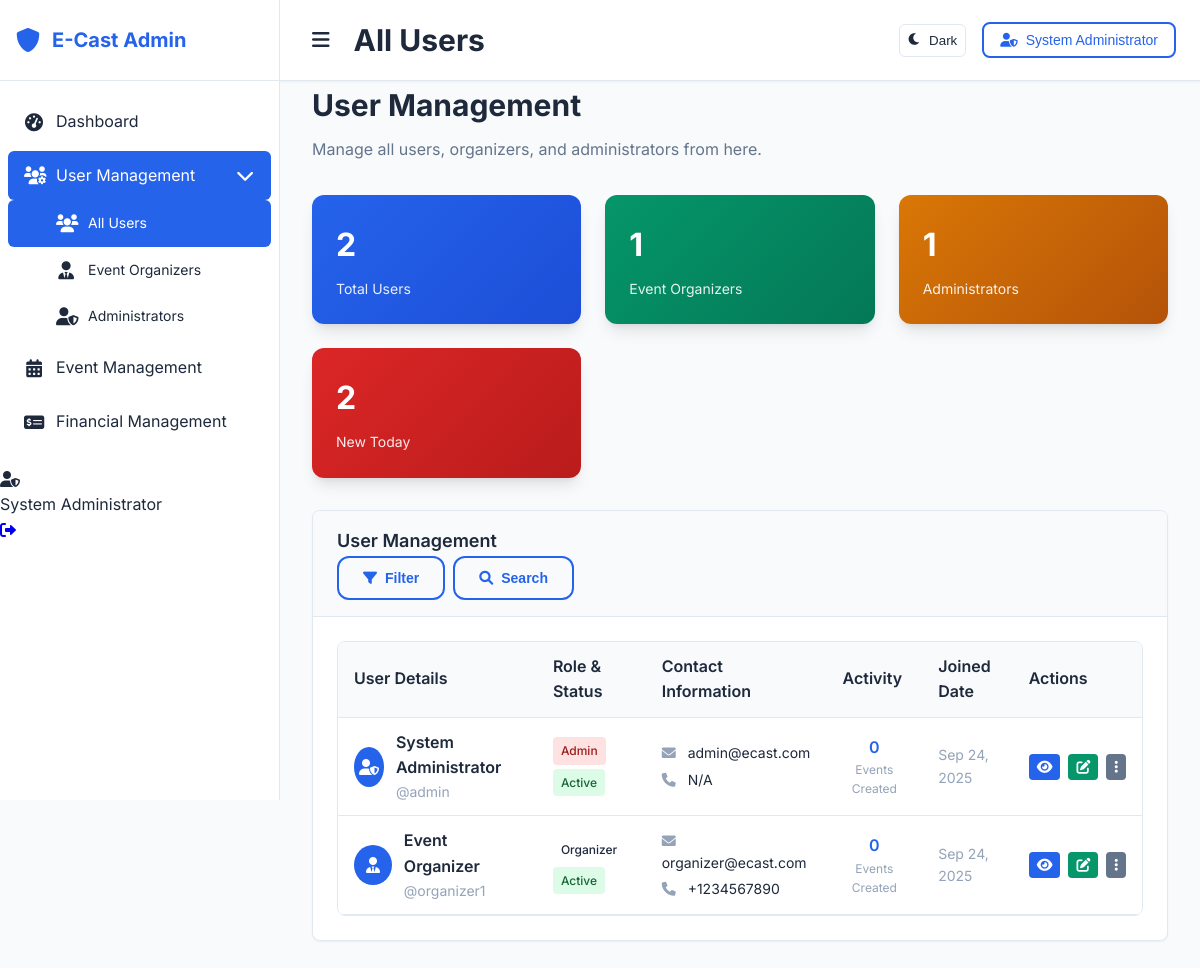
The page /admin/users.php (signed in) on the database its author committed.
### tables this page shows
CREATE TABLE users (
    id INT PRIMARY KEY AUTO_INCREMENT,
    username VARCHAR(50) UNIQUE NOT NULL,
    email VARCHAR(100) UNIQUE NOT NULL,
    password VARCHAR(255) NOT NULL,
    role ENUM('admin', 'organizer') NOT NULL,
    full_name VARCHAR(100) NOT NULL,
    phone VARCHAR(20),
    status ENUM('active', 'inactive') DEFAULT 'active',
    created_at TIMESTAMP DEFAULT CURRENT_TIMESTAMP,
    updated_at TIMESTAMP DEFAULT CURRENT_TIMESTAMP ON UPDATE CURRENT_TIMESTAMP
);

### config/database.php (called while the page is built, shortened)
<?php
class Database {
    private $host;
    private $db_name;
    private $username;
    private $password;
    private $port;
    public $conn;
    public function __construct() {
        $isLocal = (strpos($_SERVER['HTTP_HOST'] ?? '', 'localhost') !== false ||
                   strpos($_SERVER['HTTP_HOST'] ?? '', '127.0.0.1') !== false ||
                   strpos($_SERVER['SERVER_NAME'] ?? '', 'localhost') !== false);
        if ($isLocal) {
            $this->host = 'localhost';
            $this->db_name = 'baroncast';
            $this->username = 'root';
            $this->password = '';
            $this->port = '3306';
        } else {
            $this->host = 'localhost';
            $this->db_name = 'baroncas_voting';
            $this->username = 'baroncas_voting';
            $this->password = 'y9PGBYbZLvXq';
            $this->port = '3306';
        }
    }
    public function getConnection() {
        try {
            $dsn = "mysql:host={$this->host};port={$this->port};dbname={$this->db_name};charset=utf8mb4";
            $options = [
                PDO::ATTR_ERRMODE => PDO::ERRMODE_EXCEPTION,
                PDO::ATTR_DEFAULT_FETCH_MODE => PDO::FETCH_ASSOC,
                PDO::ATTR_EMULATE_PREPARES => false,
                PDO::MYSQL_ATTR_INIT_COMMAND => "SET NAMES utf8mb4 COLLATE utf8mb4_unicode_ci"
            ];
            $this->conn = new PDO($dsn, $this->username, $this->password, $options);
        } catch(PDOException $exception) {
            error_log("Database connection error: " . $exception->getMessage());
            throw new Exception("Database connection failed. Please check your database credentials and ensure the database server is running.");
        }
        return $this->conn;
    }
}
?>

### includes/auth.php (called while the page is built, shortened)
<?php
require_once __DIR__ . '/../config/database.php';
class Auth {
    public function __construct() {
        $database = new Database();
    }
    public function isLoggedIn() {
        return isset($_SESSION['logged_in']) && $_SESSION['logged_in'] === true;
    }
    public function getCurrentUser() {
        if ($this->isLoggedIn()) {
            return [
                'id' => $_SESSION['user_id'],
                'username' => $_SESSION['username'],
                'email' => $_SESSION['email'],
                'role' => $_SESSION['role'],
                'full_name' => $_SESSION['full_name'] ?? ''
            ];
        }
        return null;
    }
}
?>

### admin/users.php (the view, shortened to what this page needs)
<?php
require_once __DIR__ . '/../includes/auth.php';
require_once __DIR__ . '/../config/database.php';
$auth = new Auth();
$auth->requireAuth(['admin']);
$user = $auth->getCurrentUser();
$database = new Database();
$pdo = $database->getConnection();
$stmt = $pdo->prepare("
    SELECT u.*,
           COUNT(DISTINCT e.id) as events_created
    FROM users u
    LEFT JOIN events e ON u.id = e.organizer_id
    GROUP BY u.id
    ORDER BY u.created_at DESC
");
$stmt->execute();
$users = $stmt->fetchAll(PDO::FETCH_ASSOC);
?>
<!DOCTYPE html>
<html lang="en" data-theme="light">
<head>
    <link href="https://cdnjs.cloudflare.com/ajax/libs/font-awesome/6.0.0/css/all.min.css" rel="stylesheet">
    <link href="../assets/css/style.css" rel="stylesheet">
</head>
<body>
    <div class="dashboard-container">
        <aside class="sidebar">
            <div class="sidebar-header">
                <a href="index.php" class="sidebar-logo">
                    <i class="fas fa-shield-alt"></i>
                    <span>E-Cast Admin</span>
                </a>
            </div>
            <nav class="sidebar-nav">
                <div class="nav-item">
                    <a href="index.php" class="nav-link">
                        <i class="fas fa-tachometer-alt"></i>
                        <span>Dashboard</span>
                    </a>
                </div>
                <div class="nav-item">
                    <a href="#" class="nav-link active" data-submenu="users-menu">
                        <i class="fas fa-users-cog"></i>
                        <span>User Management</span>
                        <i class="fas fa-chevron-down submenu-icon" style="margin-left: auto;"></i>
                    </a>
                    <div id="users-menu" class="nav-submenu show">
                        <a href="users.php" class="nav-link active">
                            <i class="fas fa-users"></i>
                            <span>All Users</span>
                        </a>
                        <a href="organizers.php" class="nav-link">
                            <i class="fas fa-user-tie"></i>
                            <span>Event Organizers</span>
                        </a>
                        <a href="admins.php" class="nav-link">
                            <i class="fas fa-user-shield"></i>
                            <span>Administrators</span>
                        </a>
                    </div>
                </div>
                <div class="nav-item">
                    <a href="events.php" class="nav-link">
                        <i class="fas fa-calendar-alt"></i>
                        <span>Event Management</span>
                    </a>
                </div>
                <div class="nav-item">
                    <a href="transactions.php" class="nav-link">
                        <i class="fas fa-money-check-alt"></i>
                        <span>Financial Management</span>
                    </a>
                </div>
            </nav>
            <div class="sidebar-footer">
                <div class="user-info">
                    <div class="user-avatar">
                        <i class="fas fa-user-shield"></i>
                    </div>
                    <div class="user-details">
                        <span class="user-name"><?= htmlspecialchars($user['full_name']) ?></span>
                    </div>
                </div>
                <a href="../logout.php" class="logout-btn">
                    <i class="fas fa-sign-out-alt"></i>
                </a>
            </div>
        </aside>
        <main class="main-content">
            <header class="header">
                <div class="header-left">
                    <button id="sidebar-toggle" class="sidebar-toggle">
                        <i class="fas fa-bars"></i>
                    </button>
                    <h1 class="page-title mb-0">All Users</h1>
                </div>
                <div class="header-right">
                    <button id="theme-toggle" class="theme-toggle">
                        <i id="theme-icon" class="fas fa-moon"></i>
                        <span id="theme-text">Dark</span>
                    </button>
                    <div class="dropdown">
                        <button class="btn btn-outline dropdown-toggle">
                            <i class="fas fa-user-shield"></i>
                            <span><?= htmlspecialchars($user['full_name']) ?></span>
                        </button>
                    </div>
                </div>
            </header>
            <div class="content" style="padding: 0 2rem;">
                <div class="page-header">
                    <h2 class="page-title">User Management</h2>
                    <p class="page-subtitle">Manage all users, organizers, and administrators from here.</p>
                </div>
                <div class="stats-grid">
                    <div class="stat-card">
                        <div class="stat-value"><?= count($users) ?></div>
                        <div class="stat-label">Total Users</div>
                    </div>
                    <div class="stat-card success">
                        <div class="stat-value"><?= count(array_filter($users, fn($u) => $u['role'] === 'organizer')) ?></div>
                        <div class="stat-label">Event Organizers</div>
                    </div>
                    <div class="stat-card warning">
                        <div class="stat-value"><?= count(array_filter($users, fn($u) => $u['role'] === 'admin')) ?></div>
                        <div class="stat-label">Administrators</div>
                    </div>
                    <div class="stat-card danger">
                        <div class="stat-value"><?= count(array_filter($users, fn($u) => date('Y-m-d', strtotime($u['created_at'])) === date('Y-m-d'))) ?></div>
                        <div class="stat-label">New Today</div>
                    </div>
                </div>
                <div style="display: grid; grid-template-columns: 1fr; gap: 1.5rem; margin-bottom: 2rem;">
                    <div class="card">
                        <div class="card-header">
                            <h3 class="card-title">User Management</h3>
                            <div style="display: flex; gap: 0.5rem;">
                                <button class="btn btn-outline btn-sm">
                                    <i class="fas fa-filter"></i> Filter
                                </button>
                                <button class="btn btn-outline btn-sm">
                                    <i class="fas fa-search"></i> Search
                                </button>
                            </div>
                        </div>
                        <div class="card-body">
                            <div class="table-responsive">
                                <table class="table">
                                    <thead>
                                        <tr>
                                            <th>User Details</th>
                                            <th>Role & Status</th>
                                            <th>Contact Information</th>
                                            <th>Activity</th>
                                            <th>Joined Date</th>
                                            <th>Actions</th>
                                        </tr>
                                    </thead>
                                    <tbody>
                                        <?php foreach ($users as $userData): ?>
                                        <tr>
                                            <td>
                                                <div style="display: flex; align-items: center; gap: 0.75rem;">
                                                    <div style="width: 40px; height: 40px; border-radius: 50%; background: var(--primary-color); display: flex; align-items: center; justify-content: center; color: white;">
                                                        <i class="fas fa-<?= $userData['role'] === 'admin' ? 'user-shield' : ($userData['role'] === 'organizer' ? 'user-tie' : 'user') ?>"></i>
                                                    </div>
                                                    <div>
                                                        <div style="font-weight: 600; color: var(--text-color);"><?= htmlspecialchars($userData['full_name']) ?></div>
                                                        <div style="font-size: 0.875rem; color: var(--text-muted);">@<?= htmlspecialchars($userData['username']) ?></div>
                                                    </div>
                                                </div>
                                            </td>
                                            <td>
                                                <span class="badge badge-<?= $userData['role'] === 'admin' ? 'danger' : ($userData['role'] === 'organizer' ? 'primary' : 'secondary') ?>">
                                                    <?= ucfirst($userData['role']) ?>
                                                </span>
                                                <div style="margin-top: 0.25rem;">
                                                    <span class="badge badge-success">Active</span>
                                                </div>
                                            </td>
                                            <td>
                                                <div style="font-size: 0.875rem;">
                                                    <div style="margin-bottom: 0.25rem;">
                                                        <i class="fas fa-envelope" style="color: var(--text-muted); margin-right: 0.5rem;"></i>
                                                        <?= htmlspecialchars($userData['email']) ?>
                                                    </div>
                                                    <div>
                                                        <i class="fas fa-phone" style="color: var(--text-muted); margin-right: 0.5rem;"></i>
                                                        <?= htmlspecialchars($userData['phone'] ?? 'N/A') ?>
                                                    </div>
                                                </div>
                                            </td>
                                            <td>
                                                <div style="text-align: center;">
                                                    <div style="font-weight: 600; color: var(--primary-color);"><?= $userData['events_created'] ?></div>
                                                    <div style="font-size: 0.75rem; color: var(--text-muted);">Events Created</div>
                                                </div>
                                            </td>
                                            <td>
                                                <div style="font-size: 0.875rem; color: var(--text-muted);">
                                                    <?= date('M j, Y', strtotime($userData['created_at'])) ?>
                                                </div>
                                            </td>
                                            <td>
                                                <div style="display: flex; gap: 0.5rem; align-items: center;">
                                                    <button class="btn btn-primary btn-sm" title="View Details" onclick="viewUser(<?= $userData['id'] ?>)"
                                                            style="background: var(--primary-color); color: white; border: none; padding: 0.375rem 0.5rem; border-radius: 0.25rem;">
                                                        <i class="fas fa-eye" style="font-size: 0.875rem;"></i>
                                                    </button>
                                                    <button class="btn btn-success btn-sm" title="Edit User" onclick="editUser(<?= $userData['id'] ?>)"
                                                            style="background: var(--success-color); color: white; border: none; padding: 0.375rem 0.5rem; border-radius: 0.25rem;">
                                                        <i class="fas fa-edit" style="font-size: 0.875rem;"></i>
                                                    </button>
                                                    <div class="dropdown" style="position: relative; display: inline-block;">
                                                        <button class="btn btn-secondary btn-sm dropdown-toggle" title="More Options" onclick="toggleDropdown(<?= $userData['id'] ?>)"
                                                                style="background: var(--text-secondary); color: white; border: none; padding: 0.375rem 0.5rem; border-radius: 0.25rem;">
                                                            <i class="fas fa-ellipsis-v" style="font-size: 0.875rem;"></i>
                                                        </button>
                                                    </div>
                                                </div>
                                            </td>
                                        </tr>
                                        <?php endforeach; ?>
                                    </tbody>
                                </table>
                            </div>
                        </div>
                    </div>
                </div>
            </div>
        </main>
    </div>
</body>
</html>

### rows shown on the page
users: full_name "System Administrator", username "admin", role "Admin", email "admin@ecast.com", phone "N/A", events_created "0", created_at "Sep 24, 2025"
users: full_name "Event Organizer", username "organizer1", role "Organizer", email "organizer@ecast.com", phone "+1234567890", events_created "0", created_at "Sep 24, 2025"

### other values the page prints
count($users) "2"
count(array_filter($users, fn($u) => $u['role'] === 'organizer')) "1"
count(array_filter($users, fn($u) => $u['role'] === 'admin')) "1"
